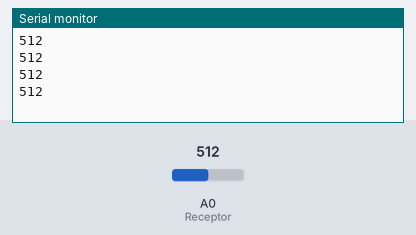
Recording of a sketch running on a simulated Arduino Uno, built with avr-gcc and run on an emulated ATmega328P. Parts: the last lines printed to the serial monitor. The inputs (shaded band) are chosen by the test bench; at power-on: A0 (Receptor) = 512.

Above: at 1.2 s.
1.3 s: A0 (Receptor) set to 716
At 1.71 s:
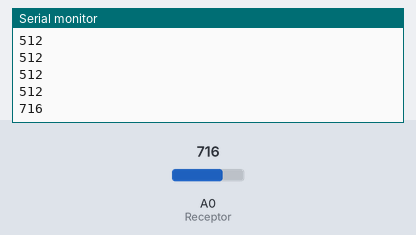
2.8 s: A0 (Receptor) set to 900
At 2.91 s:
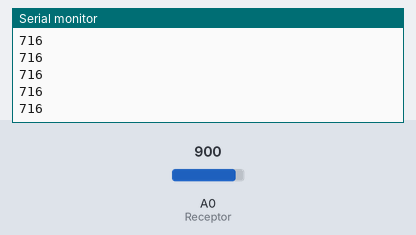
Timing chart, 0 to 5.8 s (numbered marks = the images above; inputs shaded):
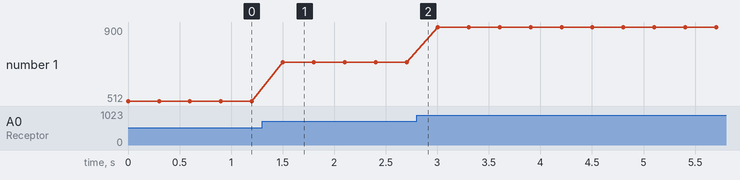

The sketch:

IR_LED.ino
```cpp
const int Receptor = A0;
int valueSensor = 0;
void setup() {
  Serial.begin(9600);
}
void loop() {
  valueSensor = analogRead(Receptor);
  Serial.println(valueSensor);
  delay(300);
}
```

Measured:
- after the input at 1.3 s, the serial monitor: prints a new line after 0.20 s (image 1)
- plotted number 1: 512 → 716 after the input at 1.3 s, 716 → 900 after the input at 2.8 s
